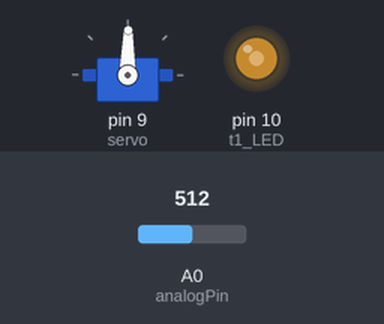
This sketch was run on a simulated Arduino Uno, built with avr-gcc and run on an emulated ATmega328P. Shown: servo, output pins drawn as LEDs (lit = HIGH). The test bench sets the inputs (shaded band); at power-on: A0 (analogPin) = 512.

Above: at 1.2 s.
1.3 s: A0 (analogPin) set to 5
At 1.8 s:
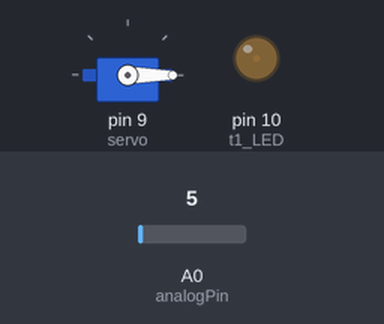
4.3 s: A0 (analogPin) set to 2
5.8 s: A0 (analogPin) set to 122
At 6.1 s:
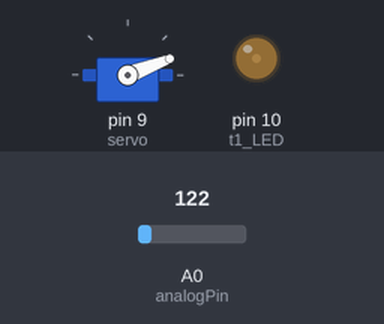
8.8 s: A0 (analogPin) set to 306
At 9.4 s:
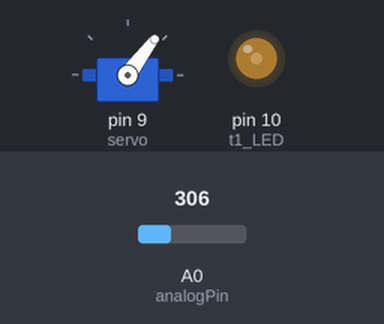
11.8 s: A0 (analogPin) set to 1023
At 12.5 s:
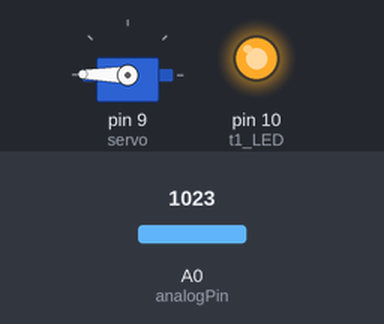
14.8 s: A0 (analogPin) set to 900
At 15.47 s:
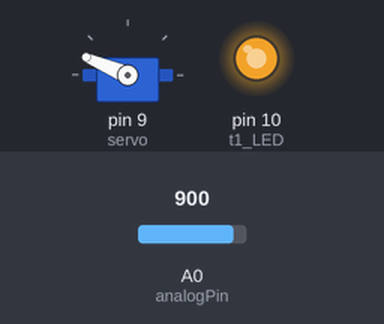
Timing chart, 0 to 18.8 s (numbered marks = the images above; inputs shaded):
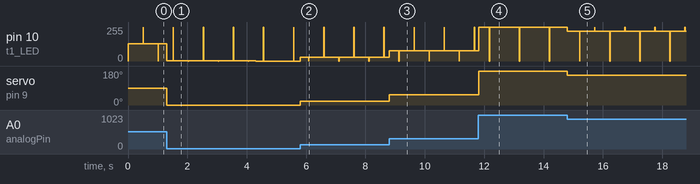

The sketch:

millis_10.ino
```cpp
#include <Servo.h>

Servo servo;

const int t1_LED=10;
unsigned int on_off = 0;
unsigned long t1_prev=0;
const unsigned long t1_delay=500;

const int analogPin = A0;

void setup(){
servo.attach(9);
  pinMode(t1_LED,OUTPUT);

}

void loop(){
  int sensorInput=analogRead(analogPin);
  analogWrite(t1_LED,sensorInput/4);

  unsigned long t1_now=millis();
  if(t1_now-t1_prev >= t1_delay){
    t1_prev = t1_now;

    on_off++;
    if(on_off>1) on_off = 0;
  digitalWrite(t1_LED,on_off);
}
servo.write(map(analogRead(A0),0,1023,0,179));
delay(10);
  }
```

Measured:
- after the input at 1.3 s, servo on pin 9 (servo): 89° → 0° at once
- after the input at 5.8 s, servo on pin 9 (servo): 0° → 21° at once
- after the input at 8.8 s, servo on pin 9 (servo): 21° → 53° at once
- after the input at 11.8 s, servo on pin 9 (servo): 53° → 179° at once
- after the input at 14.8 s, servo on pin 9 (servo): 179° → 157° at once
- by itself, pin 10 (t1_LED): repeats every 1.0 s: 0/255 0.01 s, 225/255 0.50 s, 255/255 0.01 s, 225/255 0.50 s
